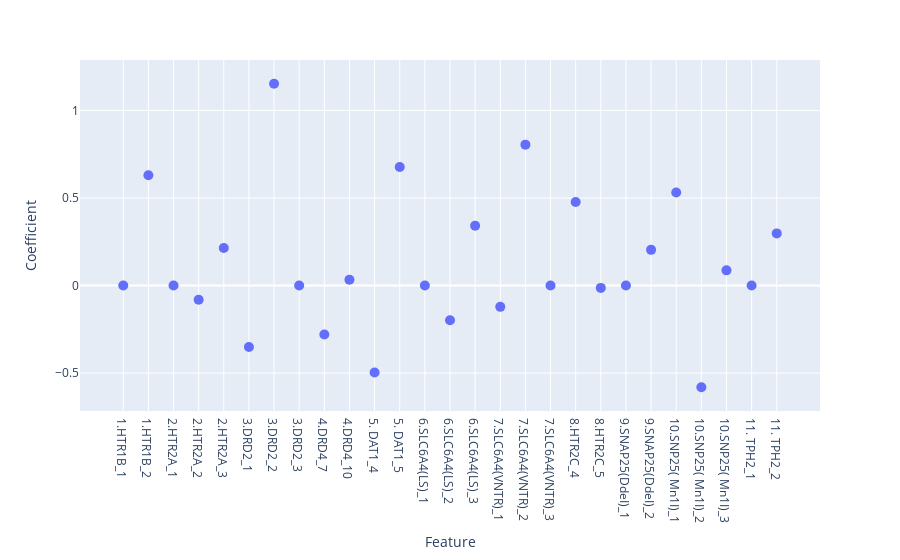

The notebook cell saved with this chart:
### Code cell
feature_coefficients = pd.DataFrame({
    'Feature': df_males_transformed[snp_passed].iloc[:,3:].columns,
    'Coefficient': model_males.coef_[0]
})

fig = px.scatter(feature_coefficients, x=feature_coefficients["Feature"], y=feature_coefficients["Coefficient"])
fig.update_traces(marker={'size': 10})

### Figure 1 — Plotly figure (JSON) as saved in the notebook; plotly's stock layout.template omitted (floating-point values rounded to 4 significant figures)
{"data": [{"hovertemplate": "Feature=%{x}<br>Coefficient=%{y}<extra></extra>", "legendgroup": "", "marker": {"color": "#636efa", "size": 10, "symbol": "circle"}, "mode": "markers", "name": "", "orientation": "v", "showlegend": false, "type": "scatter", "x": ["1.HTR1B_1", "1.HTR1B_2", "2.HTR2A_1", "2.HTR2A_2", "2.HTR2A_3", "3.DRD2_1", "3.DRD2_2", "3.DRD2_3", "4.DRD4_7", "4.DRD4_10", "5. DAT1_4", "5. DAT1_5", "6.SLC6A4(LS)_1", "6.SLC6A4(LS)_2", "6.SLC6A4(LS)_3", "7.SLC6A4(VNTR)_1", "7.SLC6A4(VNTR)_2", "7.SLC6A4(VNTR)_3", "8.HTR2C_4", "8.HTR2C_5", "9.SNAP25(DdeI)_1", "9.SNAP25(DdeI)_2", "10.SNP25( Mn1I)_1", "10.SNP25( Mn1I)_2", "10.SNP25( Mn1I)_3", "11. TPH2_1", "11. TPH2_2"], "xaxis": "x", "y": [0, 0.6302, 0, -0.08137, 0.2142, -0.3514, 1.152, 0, -0.2802, 0.03281, -0.4972, 0.6768, 0, -0.1989, 0.3411, -0.1219, 0.8046, 0, 0.4769, -0.01357, 0, 0.2035, 0.5317, -0.5809, 0.08658, 0, 0.2977], "yaxis": "y"}], "layout": {"legend": {"tracegroupgap": 0}, "margin": {"t": 60}, "xaxis": {"anchor": "y", "domain": [0, 1], "title": {"text": "Feature"}}, "yaxis": {"anchor": "x", "domain": [0, 1], "title": {"text": "Coefficient"}}}}
